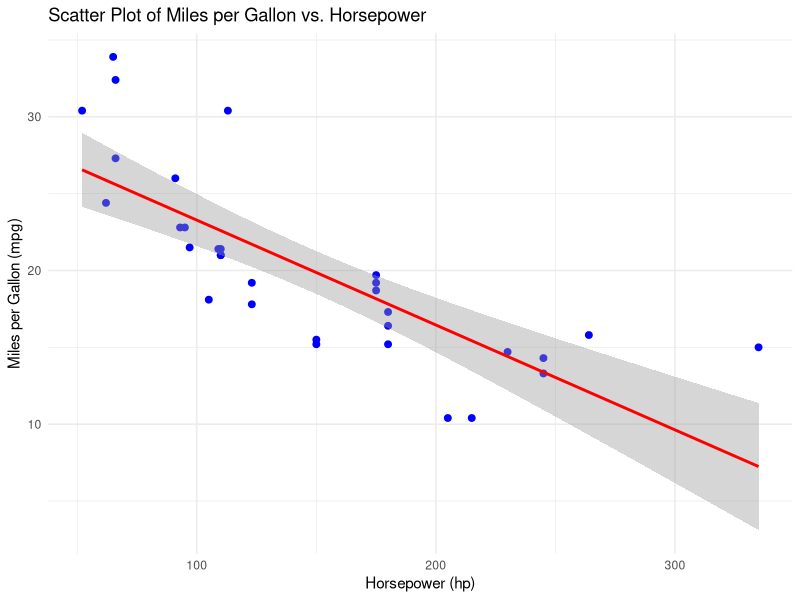

This chart was generated by the following R code:
# the Spearman Rank Correlation Test is used to measure the strength and direction of the association between two ordinal or continuous variables.

# H0: there is no monotonic correlation between miles per galon and horsepower
# HA: there is a monotonic correlation between miles per galon and horsepower
# p-val < sig level reject H0
# p-val > sig level accept H0

# load library package
library(ggplot2)

# loads cars data from R
data(mtcars)

# gives first 5 rows of data
head(mtcars)

# Set significance level
alpha <- 0.05

# Perform Pearson Correlation Test
cor_test_result <- cor.test(mtcars$mpg, mtcars$hp, method = "spearman")

# shows correlation test result
cor_test_result

# Create a scatter plot with a linear trend line
ggplot(data = mtcars, aes(x = hp, y = mpg)) +
  geom_point(color = "blue", size = 2) +  # scatter plot points
  geom_smooth(method = "lm", se = TRUE, color = "red") +  # linear trend line
  labs(title = "Scatter Plot of Miles per Gallon vs. Horsepower",
       x = "Horsepower (hp)",
       y = "Miles per Gallon (mpg)") +
  theme_minimal()

# Print test result with an interpretation
cat("Pearson Correlation Test:\n")
cat("Correlation Coefficient:", cor_test_result$estimate, "\n")
cat("p-value:", cor_test_result$p.value, "\n")

if(cor_test_result$p.value < alpha) {
  cat("Conclusion: Reject the null hypothesis (H0). There is a monotonic correlation between miles per galon and horsepower.\n")
} else {
  cat("Conclusion: Accept the null hypothesis (H0). There is no monotonic correlation between miles per galon and horsepower.\n")
}
